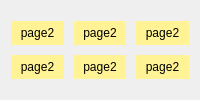
                                         <widget class="QWidget" name="page_8">
                                          <layout class="QHBoxLayout" name="horizontalLayout_38">
                                           <item>
                                            <layout class="QGridLayout" name="gridLayout_19">
                                             <property name="leftMargin">
                                              <number>0</number>
                                             </property>
                                             <property name="topMargin">
                                              <number>10</number>
                                             </property>
                                             <property name="rightMargin">
                                              <number>0</number>
                                             </property>
                                             <property name="bottomMargin">
                                              <number>10</number>
                                             </property>
                                             <property name="spacing">
                                              <number>10</number>
                                             </property>
                                             <item row="0" column="1">
                                              <widget class="QLabel" name="label_106">
                                               <property name="maximumSize">
                                                <size>
                                                 <width>120</width>
                                                 <height>120</height>
                                                </size>
                                               </property>
                                               <property name="styleSheet">
                                                <string notr="true">*{background: rgb(255, 243, 149)
}</string>
                                               </property>
                                               <property name="text">
                                                <string>page2</string>
                                               </property>
                                               <property name="alignment">
                                                <set>Qt::AlignCenter</set>
                                               </property>
                                              </widget>
                                             </item>
                                             <item row="1" column="1">
                                              <widget class="QLabel" name="label_107">
                                               <property name="maximumSize">
                                                <size>
                                                 <width>120</width>
                                                 <height>120</height>
                                                </size>
                                               </property>
                                               <property name="styleSheet">
                                                <string notr="true">*{background: rgb(255, 243, 149)
}</string>
                                               </property>
                                               <property name="text">
                                                <string>page2</string>
                                               </property>
                                               <property name="alignment">
                                                <set>Qt::AlignCenter</set>
                                               </property>
                                              </widget>
                                             </item>
                                             <item row="1" column="0">
                                              <widget class="QLabel" name="label_108">
                                               <property name="maximumSize">
                                                <size>
                                                 <width>120</width>
                                                 <height>120</height>
                                                </size>
                                               </property>
                                               <property name="styleSheet">
                                                <string notr="true">*{background: rgb(255, 243, 149)
}</string>
                                               </property>
                                               <property name="text">
                                                <string>page2</string>
                                               </property>
                                               <property name="alignment">
                                                <set>Qt::AlignCenter</set>
                                               </property>
                                              </widget>
                                             </item>
                                             <item row="0" column="0">
                                              <widget class="QLabel" name="label_109">
                                               <property name="maximumSize">
                                                <size>
                                                 <width>120</width>
                                                 <height>120</height>
                                                </size>
                                               </property>
                                               <property name="styleSheet">
                                                <string notr="true">*{background: rgb(255, 243, 149)
}</string>
                                               </property>
                                               <property name="text">
                                                <string>page2</string>
                                               </property>
                                               <property name="alignment">
                                                <set>Qt::AlignCenter</set>
                                               </property>
                                              </widget>
                                             </item>
                                             <item row="0" column="2">
                                              <widget class="QLabel" name="label_110">
                                               <property name="maximumSize">
                                                <size>
                                                 <width>120</width>
                                                 <height>120</height>
                                                </size>
                                               </property>
                                               <property name="styleSheet">
                                                <string notr="true">*{background: rgb(255, 243, 149)
}</string>
                                               </property>
                                               <property name="text">
                                                <string>page2</string>
                                               </property>
                                               <property name="alignment">
                                                <set>Qt::AlignCenter</set>
                                               </property>
                                              </widget>
                                             </item>
                                             <item row="1" column="2">
                                              <widget class="QLabel" name="label_182">
                                               <property name="maximumSize">
                                                <size>
                                                 <width>120</width>
                                                 <height>120</height>
                                                </size>
                                               </property>
                                               <property name="styleSheet">
                                                <string notr="true">*{background: rgb(255, 243, 149)
}</string>
                                               </property>
                                               <property name="text">
                                                <string>page2</string>
                                               </property>
                                               <property name="alignment">
                                                <set>Qt::AlignCenter</set>
                                               </property>
                                              </widget>
                                             </item>
                                            </layout>
                                           </item>
                                          </layout>
                                         </widget>
